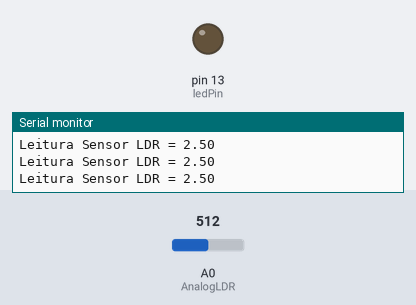
Recording of a sketch running on a simulated Arduino Uno, built with avr-gcc and run on an emulated ATmega328P. Parts: output pins drawn as LEDs (lit = HIGH), the last lines printed to the serial monitor. The inputs (shaded band) are chosen by the test bench; at power-on: A0 (AnalogLDR) = 512.

Above: at 1.3 s.
1.4 s: A0 (AnalogLDR) set to 537
2.9 s: A0 (AnalogLDR) set to 566
At 4.2 s:
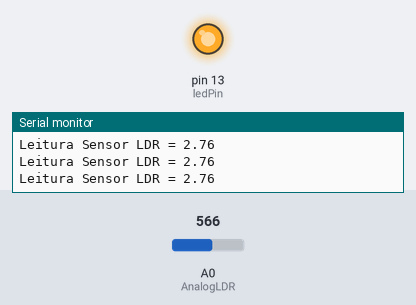
4.6 s: A0 (AnalogLDR) set to 511
At 5.4 s:
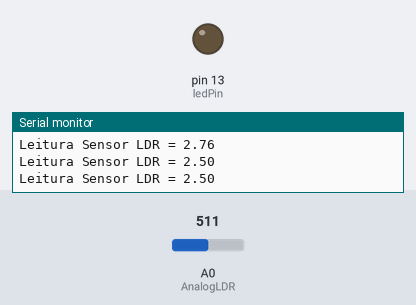
6.1 s: A0 (AnalogLDR) set to 716
At 6.7 s:
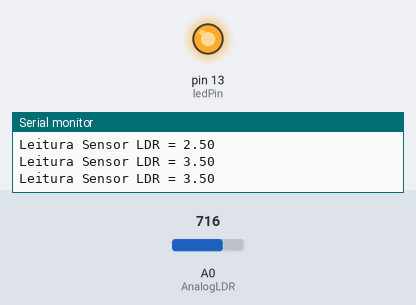
Timing chart, 0 to 8.6 s (numbered marks = the images above; inputs shaded):
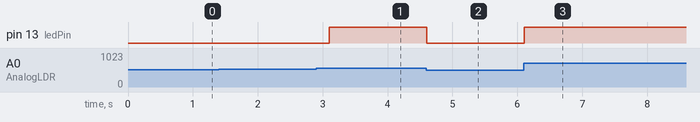

Measured:
- the behaviour switches between 552 and 553 on A0 (AnalogLDR) (found by bisection; images 0 and 1)
- after the input at 2.9 s, pin 13 (ledPin): LOW → HIGH after 0.20 s
- after the input at 4.6 s, pin 13 (ledPin): HIGH → LOW at once
- after the input at 6.1 s, pin 13 (ledPin): LOW → HIGH at once

The sketch:

foto-resistor.ino
```cpp
#define AnalogLDR A0
#define Limiar 2.7
#define ledPin 13

int Leitura = 0;
float VoltageLDR;
float ResLDR;

void setup() {
  // put your setup code here, to run once:
  pinMode(ledPin, OUTPUT);
  Serial.begin(9600);
  delay(100);
}

void loop() {
  // put your main code here, to run repeatedly:
  Leitura = analogRead(AnalogLDR);
  VoltageLDR = Leitura * (5.0/1024);
  Serial.print("Leitura Sensor LDR = ");
  Serial.println(VoltageLDR);

  if(VoltageLDR > Limiar) {
    digitalWrite(ledPin, HIGH);
  } else {
    digitalWrite(ledPin, LOW);
  }

  delay(500);
}
```
